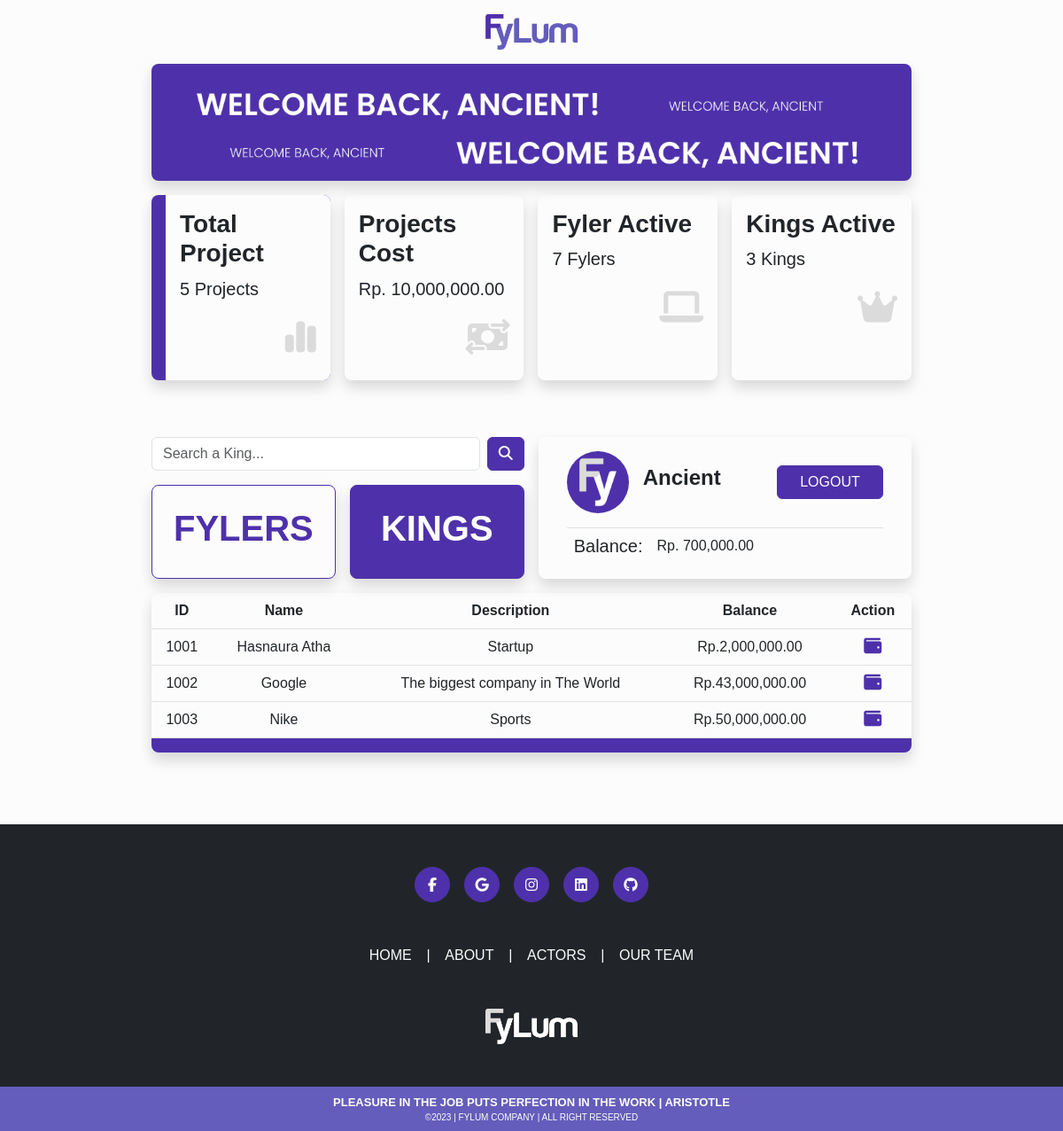
Page /ancients/index.php?tbl=king (signed in) on the earlier database version.
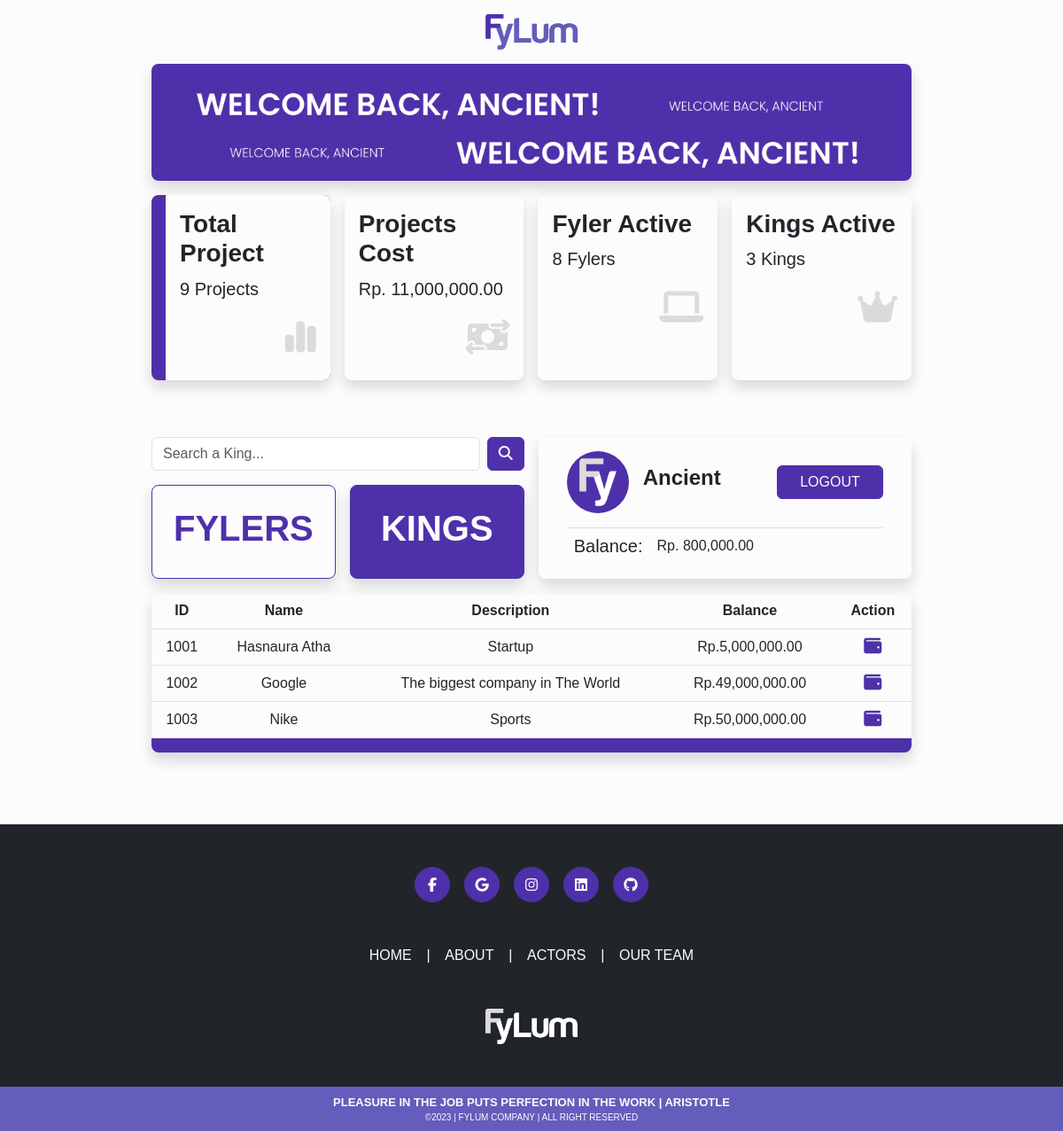
Same page on the later database version.
### tables this page shows
CREATE TABLE IF NOT EXISTS `kings` (
  `king_id` int(11) NOT NULL AUTO_INCREMENT,
  `account_email` varchar(50) NOT NULL DEFAULT '',
  `king_name` varchar(50) NOT NULL DEFAULT '',
  `king_desc` varchar(500) NOT NULL,
  `king_add` varchar(500) NOT NULL DEFAULT '',
  `king_balance` int(11) NOT NULL,
  `king_photo` varchar(50) NOT NULL DEFAULT '',
  PRIMARY KEY (`king_id`),
  KEY `FK_kings` (`account_email`),
  CONSTRAINT `FK_kings` FOREIGN KEY (`account_email`) REFERENCES `accounts` (`account_email`) ON DELETE NO ACTION ON UPDATE NO ACTION
);

### ancients/index.php (the view, shortened to what the changed rows need)
<?php
include('../server/connection.php');
if (isset($_SESSION['logged_in'])) {
  $ancient_balance = $_SESSION['ancient_balance'];
}
?>
<?php
$q_t_project = "SELECT COUNT(*) AS total_project FROM projects";
$r_t_project = mysqli_query($conn, $q_t_project);
$row_t_project = mysqli_fetch_assoc($r_t_project);
$total_project = $row_t_project['total_project'];
?>
<?php
$q_t_cost = "SELECT SUM(project_cost) AS total_cost FROM projects WHERE project_status = 'finished'";
$r_t_cost = mysqli_query($conn, $q_t_cost);
$row_t_cost = mysqli_fetch_assoc($r_t_cost);
$total_cost = $row_t_cost['total_cost'];
?>
<?php
if (isset($_POST['btn_search_Fyler'])) {
  $keyword = $_POST['keyword'];
  $q_fyler = "SELECT * FROM fylers WHERE fyler_id LIKE '%$keyword%' OR
  fyler_name LIKE '%$keyword%' OR fyler_cate LIKE '%$keyword%' OR fyler_add LIKE '%$keyword%'";
} else {
  $q_fyler = "SELECT * FROM fylers";
}
$r_fyler = mysqli_query($conn, $q_fyler);
$q_fyler_all = "SELECT * FROM fylers";
$r_fyler_all = mysqli_query($conn, $q_fyler_all);
$total_fyler = mysqli_num_rows($r_fyler_all);
?>
<?php
if (isset($_POST['btn_search_King'])) {
  $keyword = $_POST['keyword'];
  $q_king = "SELECT * FROM kings WHERE king_id LIKE '%$keyword%' OR
  king_name LIKE '%$keyword%' OR king_desc LIKE '%$keyword%' OR king_add LIKE '%$keyword%'";
} else {
  $q_king = "SELECT * FROM kings";
}
$r_king = mysqli_query($conn, $q_king);
?>
<!DOCTYPE html>
<html lang="en">
<head>
  <link rel="stylesheet" href="../bootstrap/css/bootstrap.css" />
  <link rel="stylesheet" href="../bootstrap/css/main.css" />
  <link href="https://cdn.jsdelivr.net/npm/@sweetalert2/theme-dark@4/dark.css" rel="stylesheet" />
</head>
<body class="bg-main-purple">
  <main>
    <div class="container-fluid bg-nearly-white pb-3 m-0 text-dark">
      <div class="container-fluid w-75 pt-5">
        <div class="d-flex mb-5">
          <div class="shadow w-25 rounded-3 mb-3 ps-3 me-3 bg-main-purple">
            <div class="bg-nearly-white text-dark w-100 h-100 p-3 rounded-end-3">
              <h3 class="fw-bold">Total Project</h3>
              <p class="fw-light fs-5">
                <?= $total_project ?> Projects
              </p>
              <h1 class="text-end text-main-grey"><i class="fa-solid fa-chart-simple"></i></h1>
            </div>
          </div>
          <div class="shadow w-25 rounded-3 mb-3 me-3 p-3">
            <h3 class="fw-bold">Projects Cost</h3>
            <p class="fw-light fs-5">Rp.
              <?= number_format($total_cost) ?>.00
            </p>
            <h1 class="text-end text-main-grey"><i class="fa-solid fa-money-bill-transfer"></i></h1>
          </div>
          <div class="shadow w-25 rounded-3 mb-3 me-3 p-3">
            <h3 class="fw-bold">Fyler Active</h3>
            <p class="fw-light fs-5">
              <?= $total_fyler ?> Fylers
            </p>
            <h1 class="text-end text-main-grey"><i class="fa-solid fa-laptop"></i></h1>
          </div>
          <div class="shadow w-25 rounded-3 mb-3 p-3">
            <h1 class="text-end text-main-grey"><i class="fa-solid fa-crown"></i></h1>
          </div>
        </div>
        <div class="d-flex mt-5">
          <div class="w-50 mb-3 me-3">
            <div class="w-100">
              <?php if (isset($_GET['tbl'])) {
                if ($_GET['tbl'] == 'fyler') {
                  $indicator = 'Fyler';
                } else {
                  $indicator = 'King';
                }
              } else {
                $indicator = 'Fyler';
              } ?>
              <?php if (isset($_GET['tbl'])) {
                if ($_GET['tbl'] == 'fyler') {
                  $btn_king = 'btn-light-purple';
                  $btn_fyler = 'btn-purple';
                } else {
                  $btn_king = 'btn-purple';
                  $btn_fyler = 'btn-light-purple';
                }
              } else {
                $btn_king = 'btn-light-purple';
                $btn_fyler = 'btn-purple';
              } ?>
              <div class="w-100 d-flex">
                <a class="text-decoration-none shadow w-50 p-4 rounded-3 text-center <?= $btn_fyler ?>" href="index.php?tbl=fyler">
                  <h1 class="fw-bold">FYLERS</h1>
                </a>
                <a class="shadow w-50 p-4 ms-3 rounded-3 text-center text-decoration-none <?= $btn_king ?>" href="index.php?tbl=king">
                  <h1 class="fw-bold">KINGS</h1>
                </a>
              </div>
            </div>
          </div>
          <div class="shadow w-50 mb-3 rounded-3 px-3">
            <div class="d-flex mx-3 px-2 pt-2 border-top">
              <h5>Balance:</h5>
              <p class="ms-3">Rp.
                <?= number_format($ancient_balance) ?>.00
              </p>
            </div>
          </div>
        </div>
        <div class="shadow rounded-3">
          <div class="w-100">
            <table class="table">
              <thead class="text-center fw-bold">
                <th scope="col">ID</th>
                <th scope="col">Name</th>
                <?php if ($indicator == 'Fyler') { ?>
                  <th scope="col">Category</th>
                  <th scope="col">Address</th>
                <?php } else { ?>
                  <th scope="col">Description</th>
                  <th scope="col">Balance</th>
                  <th scope="col">Action</th>
                <?php } ?>
              </thead>
              <?php if (isset($_GET['tbl'])) { ?>
                <?php if ($_GET['tbl'] == 'fyler') { ?>
                  <?php while ($row = mysqli_fetch_assoc($r_fyler)) { ?>
                    <tr class="text-center table-row">
                      <td>
                        <?= $row['fyler_id'] ?>
                      </td>
                      <td>
                        <?= $row['fyler_name'] ?>
                      </td>
                      <td>
                        <?= $row['fyler_cate'] ?>
                      </td>
                      <td>
                        <?= $row['fyler_add'] ?>
                      </td>
                    </tr>
                  <?php } ?>
                <?php } else { ?>
                  <?php while ($row = mysqli_fetch_assoc($r_king)) { ?>
                    <tr class="text-center table-row">
                      <td>
                        <?= $row['king_id'] ?>
                      </td>
                      <td>
                        <?= $row['king_name'] ?>
                      </td>
                      <td>
                        <?= $row['king_desc'] ?>
                      </td>
                      <td>
                        <?= 'Rp.' . number_format($row['king_balance']) . '.00'  ?>
                      </td>
                      <td>
                        <a class="link-purple" href="" data-bs-toggle="modal" data-bs-target="#modalTopup<?= $row['king_id'] ?>">
                          <i class="fa-solid fa-wallet fa-lg"></i>
                        </a>
                      </td>
                    </tr>
                  <?php } ?>
                <?php } ?>
              <?php } else if (!isset($_GET['tbl'])) { ?>
                <?php while ($row = mysqli_fetch_assoc($r_fyler)) { ?>
                  <tr class="text-center table-row">
                    <td>
                      <?= $row['fyler_id'] ?>
                    </td>
                    <td>
                      <?= $row['fyler_name'] ?>
                    </td>
                    <td>
                      <?= $row['fyler_cate'] ?>
                    </td>
                    <td>
                      <?= $row['fyler_add'] ?>
                    </td>
                  </tr>
                <?php } ?>
              <?php } ?>
            </table>
          </div>
        </div>
      </div>
    </div>
  </main>
</body>
</html>

Differences in the rows shown:
changed kings "Hasnaura Atha": king_balance "2,000,000" → "5,000,000"
changed kings "Google": king_balance "43,000,000" → "49,000,000"
Other differences:
$total_project: "5" → "9"
$total_cost: "10,000,000" → "11,000,000"
$total_fyler: "7" → "8"
$ancient_balance: "700,000" → "800,000"
